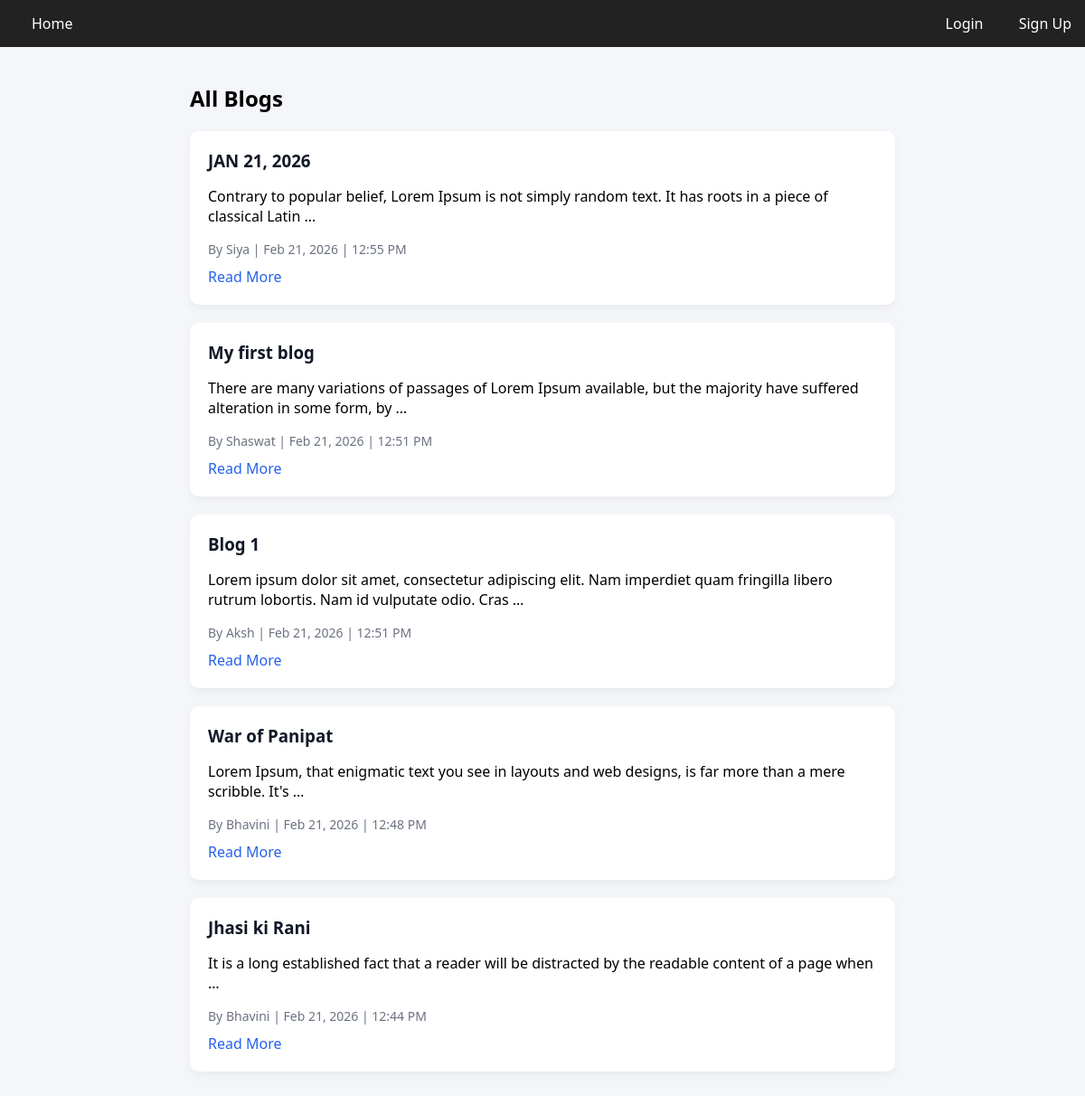
Before: / with the older database file.
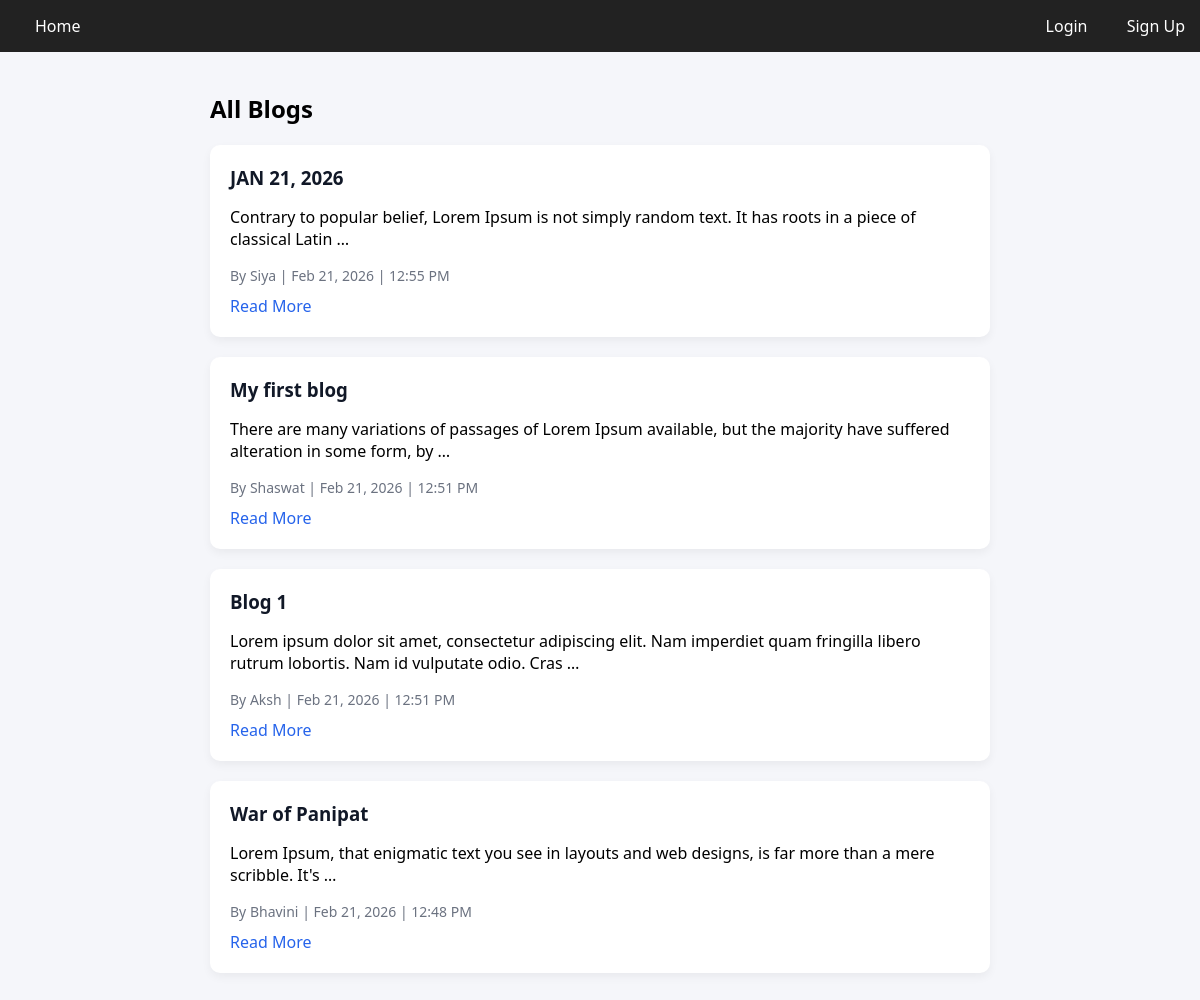
After: the same page with the newer database file.
### blog/models.py (models this page shows, shortened)
class Blog(models.Model):
    title=models.CharField(max_length=100)
    description=models.TextField()
    timestamp=models.DateTimeField(auto_now_add=True)
    author=models.ForeignKey(User, on_delete=models.CASCADE)

### blog/views.py (the view)
# urls.py: path('', views.home, name='home'),
def home(request):
    blogs = Blog.objects.all().order_by('-timestamp')
    return render(request, 'home.html', {'blogs': blogs})

### templates/home.html (shortened to what this page needs)
{% extends 'base.html' %}
{% block content %}
<h2>All Blogs</h2>
{% for blog in blogs %}
<div class="blog-card">
    <h3>{{ blog.title }}</h3>
    <p>{{ blog.description|truncatewords:20 }}</p>
    <div class="blog-meta">
        By {{ blog.author.username }} | {{ blog.timestamp|date:"M d, Y | h:i A" }}
    </div>
    <div class="blog-actions" style="margin-top:10px;">
        <a href="{% url 'read' blog.id %}">Read More</a>
    </div>
</div>
{% empty %}
<p>No blogs available.</p>
{% endfor %}
{% endblock %}

### templates/base.html (shortened to what this page needs)
<!DOCTYPE html>
<html>
<head>
</head>
<body>
<nav style="display: flex; justify-content: space-between; align-items: center; background-color: #222; padding: 15px;">
    <div>
        <a href="{% url 'home' %}" style="color:white; text-decoration:none;">Home</a>
    </div>
    <div>
        {% if user.is_authenticated %}
            <a href="{% url 'create' %}" style="color:white; margin-right:15px;">Create</a>
            <span style="color:white; margin-right:15px;">Hello {{ user.username }}</span>
            <form method="POST" action="{% url 'logout' %}" style="display:inline;">
    {% csrf_token %}
    <button type="submit" style="background:none; border:none; color:white; cursor:pointer; padding:0;">
        Logout
    </button>
</form>
        {% else %}
            <a href="{% url 'login' %}" style="color:white; margin-right:15px;">Login</a>
            <a href="{% url 'signup' %}" style="color:white;">Sign Up</a>
        {% endif %}
    </div>
</nav>
<div class="container">
    {% block content %}
    {% endblock %}
</div>
</body>
</html>

### templates/base.html (style rules this page uses)
body { margin: 0; font-family: 'Segoe UI', sans-serif; background-color: #f5f6fa; }
nav { display: flex; justify-content: space-between; align-items: center; background-color: #111827; padding: 15px 40px; }
nav a { color: #ffffff; text-decoration: none; margin-left: 20px; font-weight: 500; }
.container { width: 65%; margin: 40px auto; }
.blog-card { background: #ffffff; padding: 20px; border-radius: 10px; margin-bottom: 20px; box-shadow: 0 4px 10px rgba(0,0,0,0.05); }
.blog-card h3 { margin: 0; color: #111827; }
.blog-meta { color: #6b7280; font-size: 14px; margin-top: 5px; }
.blog-actions a { margin-right: 15px; color: #2563eb; font-weight: 500; text-decoration: none; }

Changed rows visible on the page:
removed Blog: title "Jhasi ki Rani", description "It is a long established fact that a reader will be distracted by the readable content of a page when …", author.username "Bhavini", timestamp|h "Feb 21, 2026 | 12:44 PM"
